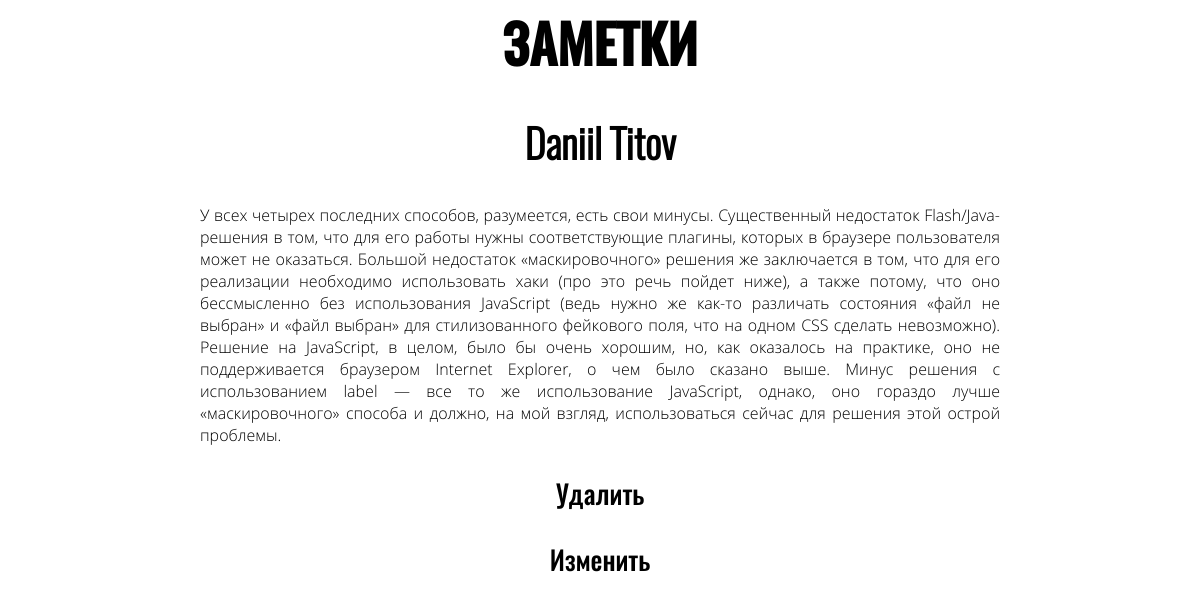
Screenshot of /post/3 with the database file from the repository.
### tables this page shows
CREATE TABLE notes (
id integer primary key autoincrement not null,
author text not null,
post text not null);

### Task 1.py (the view)
@app.route('/post/<int:post_id>')
def single_post(post_id):
    db = get_db()
    cur = db.execute('select * from notes where id=?', [(post_id)])
    article = cur.fetchall()
    return render_template('post_detail.html', article=article[0])

### Task 1.py (called while the page is built)
def connect_db():
    rv = sqlite3.connect('notes.db')
    return rv

def get_db():
    if not hasattr(g, 'sqlite_db'):
        g.sqlite_db = connect_db()
    return g.sqlite_db

### templates/post_detail.html
{% extends 'base.html' %}
{% block content %}
    <div class="post">
        <h2>{{ article[1] }}</h2>
        <p>{{ article[2] }}</p>
    </div>
    <div class="button">
      <a href="{{url_for('delete', post_id=article[0])}}">Удалить</a>
    </div>
    <div class="button">
      <a href="{{url_for('rewrite', post_id=article[0])}}">Изменить</a>
    </div>
{% endblock %}

### static/style.css (style rules this page uses)
body { background-color: white; }
h2 { color: black; text-align: center; font-family: OswaldLight; font-size: 30pt; }
p { color: black; font-family: OpenSans; text-align: justify; font-size: 12pt; }
.post { max-width: 800px; margin: auto; }
.button { font-family: OswaldMedium; text-align: center; color: black; font-size: 20pt; margin: 30px; }
a { color: black; text-decoration: none; }

### rows the page displays
notes: author "Daniil Titov", post "У всех четырех последних способов, разумеется, есть свои минусы. Существенный недостаток Flash/Java-решения в том, что для его работы нужны соответствующие плагины, которых в браузере пользователя может не оказаться. Большой недостаток «маскировочного» решения же заключается в том, что для его реализации необходимо использовать хаки (про это речь пойдет ниже), а также потому, что оно бессмысленно без использования JavaScript (ведь нужно же как-то различать состояния «файл не выбран» и «файл выбран» для стилизованного фейкового поля, что на одном CSS сделать невозможно). Решение на JavaScript, в целом, было бы очень хорошим, но, как оказалось на практике, оно не поддерживается браузером…"
